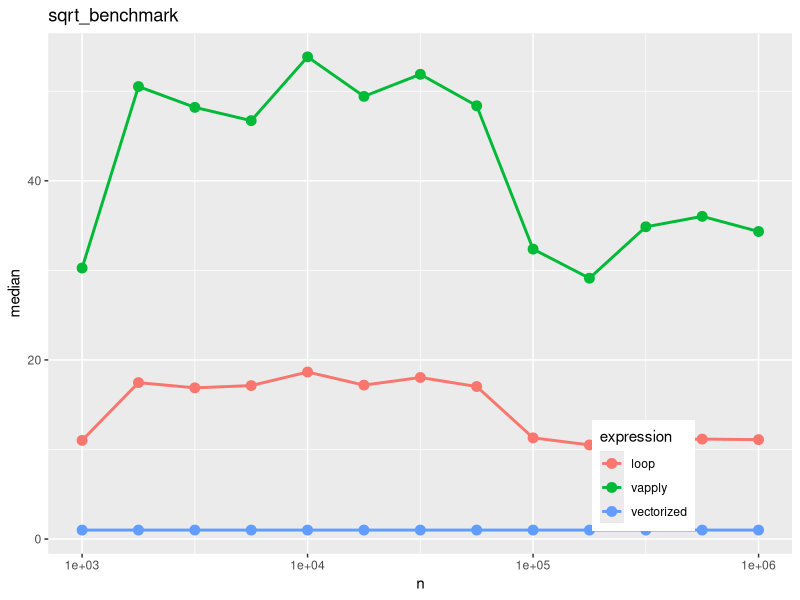
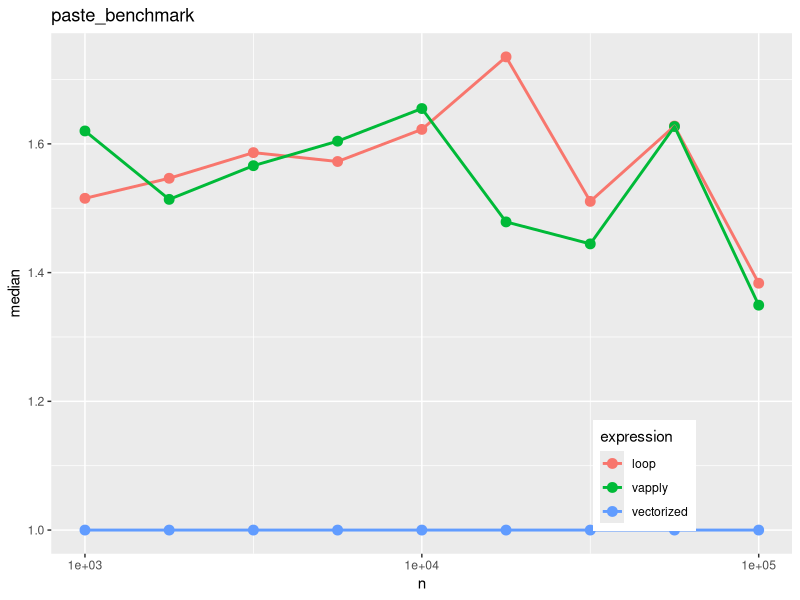

These charts were generated, in order, by the following R code:
library(tidyverse)
library(bench)

#=================================================================
# Square root (a simple function)
#=================================================================

# Calculate square root for each element in loop
sqrt_loop <- function(x) {
  out <- numeric(length(x))
  for (i in seq_along(x)) {
    out[i] <- sqrt(x[i])
  }
  out
}

# Example
sqrt_loop(1:4) # 1.000000 1.414214 1.732051 2.000000

# Compare its performance with two alternatives
sqrt_benchmark <- function(n) {
  x <- rexp(n)
  mark(
    vectorized = sqrt(x),
    loop = sqrt_loop(x),
    vapply = vapply(x, sqrt, FUN.VALUE = 0.0),
    relative = TRUE
  )
}

# Combine results of multiple benchmarks and plot results
multiple_benchmarks <- function(one_bench, N) {
  res <- vector("list", length(N))
  for (i in seq_along(N)) {
    res[[i]] <- one_bench(N[i]) %>% 
      mutate(n = N[i], expression = names(expression))
  }
  
  ggplot(bind_rows(res), aes(n, median, color = expression)) +
    geom_point(size = 3) +
    geom_line(size = 1) +
    scale_x_log10() +
    ggtitle(deparse1(substitute(one_bench))) +
    theme(legend.position = c(0.8, 0.15))
}

# Apply simulation
multiple_benchmarks(sqrt_benchmark, N = 10^seq(3, 6, 0.25))


#=================================================================
# Paste text with some digits of float ("complicated" calculation)
#=================================================================

pretty_paste <- function(x) {
  paste("Number", prettyNum(x, digits = 5))
}

# Example
pretty_paste(pi) # "Number 3.1416"

# Again, call pretty_paste() for each element in a loop
paste_loop <- function(x) {
  out <- character(length(x))
  for (i in seq_along(x)) {
    out[i] <- pretty_paste(x[i])
  }
  out
}

# Compare its performance with two alternatives
paste_benchmark <- function(n) {
  x <- rexp(n)
  mark(
    vectorized = pretty_paste(x),
    loop = paste_loop(x),
    vapply = vapply(x, pretty_paste, FUN.VALUE = ""),
    relative = TRUE
  )
}

multiple_benchmarks(paste_benchmark, N = 10^seq(3, 5, 0.25))
